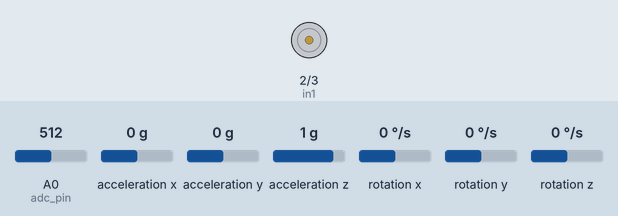
Recording of a sketch running on a simulated Arduino Uno, built with avr-gcc and run on an emulated ATmega328P. Parts: motor-driver pin pairs drawn as motors (green arrow = first pin HIGH = forward, orange = second pin HIGH = backward, longer = more drive, scaled by the enable pin). The test bench sets the inputs (shaded band); at power-on: A0 (adc_pin) = 512, acceleration x 0 g, rotation y 0 °/s, acceleration z 1 g, acceleration y 0 g, rotation x 0 °/s, rotation z 0 °/s. What the sketch prints to the serial monitor is not drawn.

Above: at 1.2 s.
1.3 s: A0 (adc_pin) set to 533
At 1.9 s:
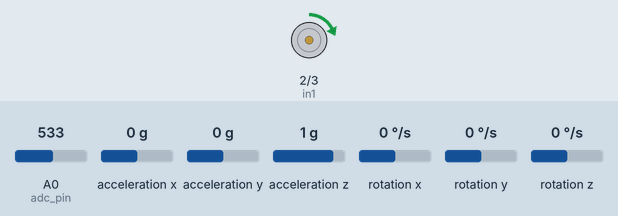
3.5 s: acceleration x set to -1.4 g
At 6.3 s:
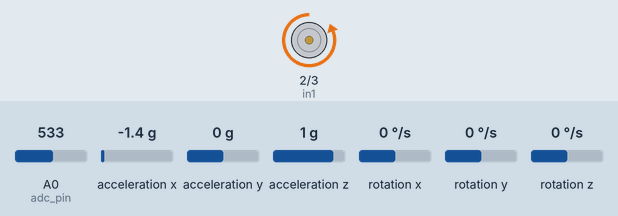
6.5 s: rotation y set to -192 °/s
At 7.26 s:
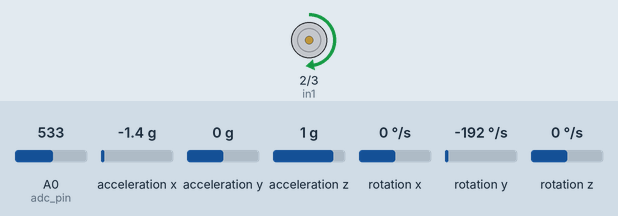
9.5 s: acceleration z set to -0.8 g
At 9.67 s:
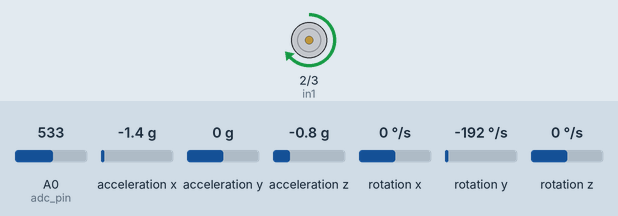
12.5 s: A0 (adc_pin) set to 565
15.2 s: A0 (adc_pin) set to 586
Timing chart, 0 to 18.3 s (numbered marks = the images above; inputs shaded):
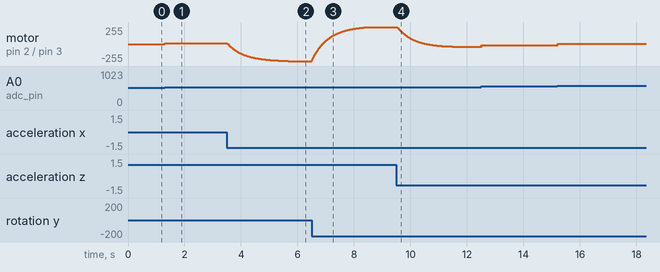

The sketch:

Motor_MPU6050_PID.ino
```cpp
#include <Wire.h>
#include <MPU6050.h>
#include <PID_v1.h>

#define ena 9
#define in1 2
#define in2 3
#define adc_pin A0
#define CC 1
#define CCW 0
#define degconvert 57.2957786 //there are like 57 degrees in a radian.

MPU6050 mpu;
Vector rawAc,rawGy;

double PID_Setpoint, PID_Input, PID_Output;

double Kp=4.92, Ki=0.115, Kd=0.02875;
//double Kp=1.64, Ki=0.0925, Kd=0.069;

PID myPID(&PID_Input, &PID_Output, &PID_Setpoint, Kp, Ki, Kd, DIRECT);

double AcX,AcY,AcZ,Tmp,GyX,GyY,GyZ;
double compAngleX, compAngleY; //These are the angles in the complementary filter
double roll, pitch;
double gyroXrate, gyroYrate;
double gyroXangle ,gyroYangle;
uint32_t timer;
uint32_t start_t;
void dir(bool mode);
void spd(int val);

void setup() {
/*Set up Part*/
pinMode(ena,OUTPUT);
pinMode(in1,OUTPUT);
pinMode(in2,OUTPUT);
Serial.begin(115200);

/*MPU6050 Part*/
Serial.println("Initialize MPU6050");
while(!mpu.begin(MPU6050_SCALE_500DPS, MPU6050_RANGE_2G))
  {
    Serial.println("Could not find a valid MPU6050 sensor, check wiring!");
    delay(500);
  }
  //mpu.calibrateGyro(2000);

rawAc = mpu.readRawAccel();
rawGy = mpu.readRawGyro();

roll = atan2(rawAc.YAxis, rawAc.ZAxis)*degconvert;
pitch = atan2(-rawAc.XAxis, rawAc.ZAxis)*degconvert;

  gyroXangle = roll;
  gyroYangle = pitch;
  compAngleX = roll;
  compAngleY = pitch;

  /*PID Part*/
  PID_Setpoint = map(analogRead(A0),0,1023,-90,90);
  myPID.SetMode(AUTOMATIC);
  myPID.SetSampleTime(10);
  myPID.SetOutputLimits(-255,255);

  timer = micros();
  start_t = micros();
}

void loop() {


  rawAc = mpu.readRawAccel();
  rawGy = mpu.readRawGyro();

  AcX = rawAc.XAxis;
  AcY = rawAc.YAxis;
  AcZ = rawAc.ZAxis;

  GyX = rawGy.XAxis;
  GyY = rawGy.YAxis;
  GyZ = rawGy.ZAxis;

  double dt = (double)(micros() - timer) / 1000000; //This line does three things: 1) stops the timer, 2)converts the timer's output to seconds from microseconds, 3)casts the value as a double saved to "dt".
  timer = micros(); //start the timer again so that we can calculate the next dt.

  roll = atan2(AcY, AcZ)*degconvert;
  pitch = atan2(-AcX, AcZ)*degconvert;

  gyroXrate = GyX/65.5;
  gyroYrate = GyY/65.5;

  compAngleX = 0.99 * (compAngleX + gyroXrate * dt) + 0.01 * roll; // Calculate the angle using a Complimentary filter
  compAngleY = 0.99 * (compAngleY + gyroYrate * dt) + 0.01 * pitch ;

  PID_Setpoint = map(analogRead(A0),0,1023,-90,90);
  PID_Input = compAngleY;
  myPID.Compute();
  if(PID_Setpoint - PID_Input <= 0)  dir(CCW);
  else               dir(CC);
  spd(abs(PID_Output));

  // Serial Output
  Serial.print(220);
  Serial.print(" ");
  //Serial.print(pitch);
  Serial.print(" ");
  Serial.print(PID_Input);
  Serial.print(" ");
  Serial.print(PID_Setpoint);
  Serial.print(" ");
  Serial.print(-220);


  Serial.println();

}

void dir(bool mode){
  digitalWrite(in1,mode);
  digitalWrite(in2,!mode);
}

void spd(int val){
  if(val<=255)
  analogWrite(ena,val);
  else
  analogWrite(ena,255);
}
```

Measured:
- after the input at 1.3 s, motor on pin 2 (in1) / pin 3 (in2): stopped → forward 14/255 at once, → forward 15/255 0.78 s later
- after the input at 9.5 s, motor on pin 2 (in1) / pin 3 (in2): moves from forward 255/255 to backward 45/255 over 3.0 s, starting at once
